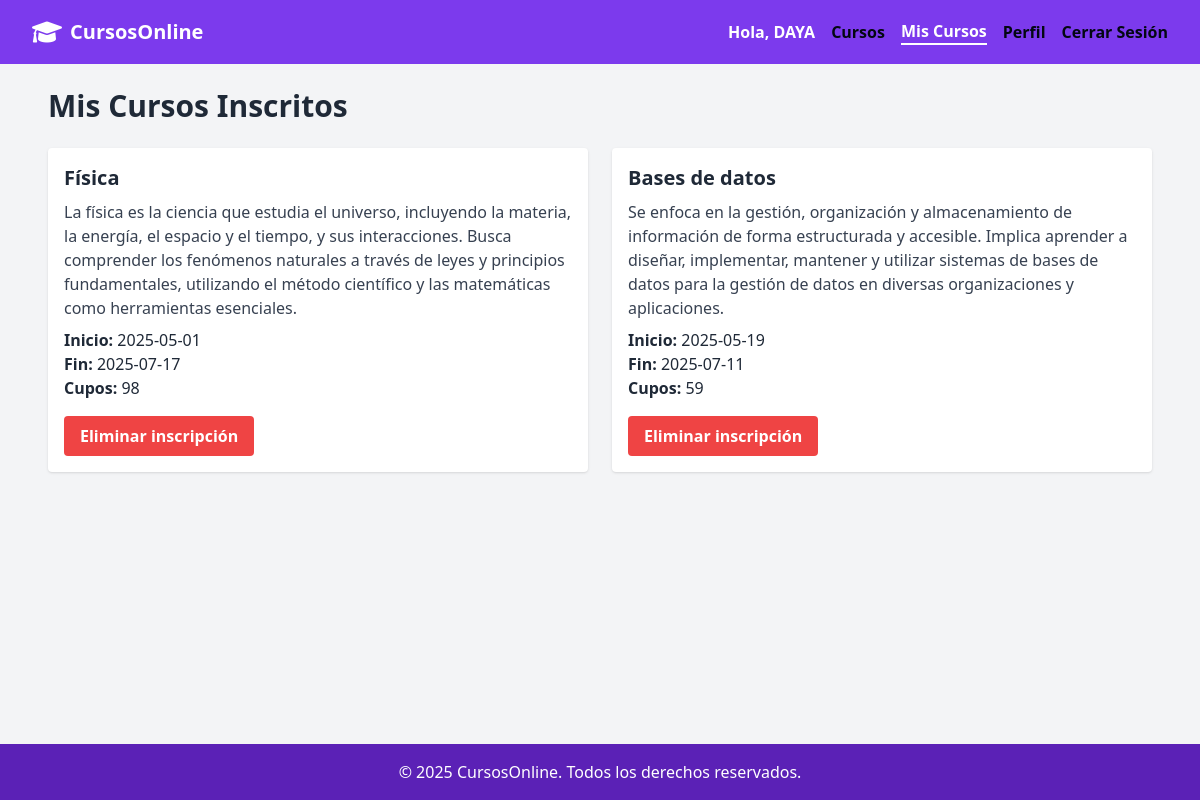
Page /miscursos.php (signed in) on the committed database.
### tables this page shows
CREATE TABLE `cursos` (
  `id_curso` int(11) NOT NULL,
  `nombre` varchar(100) NOT NULL,
  `descripcion` text DEFAULT NULL,
  `fecha_inicio` date NOT NULL,
  `fecha_fin` date NOT NULL,
  `cupos` int(11) NOT NULL
);

### miscursos.php (the view, shortened to what this page needs)
<?php
include 'includes/header.php';
include("config/conexion.php");
$usuario = $_SESSION['usuario'];
$sql_id = "SELECT id_usuario FROM usuarios WHERE usuario = ?";
$stmt_id = $conexion->prepare($sql_id);
$stmt_id->bind_param("s", $usuario);
$stmt_id->execute();
$result_id = $stmt_id->get_result();
$fila_id = $result_id->fetch_assoc();
$id_usuario = $fila_id['id_usuario'];
$sql = "SELECT c.id_curso, c.nombre, c.descripcion, c.fecha_inicio, c.fecha_fin, c.cupos
        FROM cursos c
        INNER JOIN inscripciones i ON c.id_curso = i.id_curso
        WHERE i.id_usuario = ?";
$stmt = $conexion->prepare($sql);
$stmt->bind_param("i", $id_usuario);
$stmt->execute();
$resultado = $stmt->get_result();
?>
<body class="bg-gray-100 min-h-screen flex flex-col">
    <main class="flex-grow">
        <div class="max-w-6xl mx-auto px-6 py-6">
            <h1 class="text-3xl font-bold mb-6">Mis Cursos Inscritos</h1>
            <?php if ($resultado->num_rows > 0): ?>
                <div class="grid grid-cols-1 md:grid-cols-2 gap-6">
                    <?php while ($curso = $resultado->fetch_assoc()): ?>
                        <div class="bg-white p-4 rounded shadow relative">
                            <h2 class="text-xl font-semibold mb-2"><?= htmlspecialchars($curso['nombre']) ?></h2>
                            <p class="text-gray-700 mb-2"><?= nl2br(htmlspecialchars($curso['descripcion'])) ?></p>
                            <p><strong>Inicio:</strong> <?= htmlspecialchars($curso['fecha_inicio']) ?></p>
                            <p><strong>Fin:</strong> <?= htmlspecialchars($curso['fecha_fin']) ?></p>
                            <p><strong>Cupos:</strong> <?= htmlspecialchars($curso['cupos']) ?></p>
                            <form action="acciones/eliminar_inscripcion.php" method="POST" class="mt-4">
                                <button type="submit"
                                    onclick="return confirm('¿Seguro que quieres eliminar esta inscripción?');"
                                    class="bg-red-500 hover:bg-red-600 text-white font-bold py-2 px-4 rounded">
                                    Eliminar inscripción
                                </button>
                            </form>
                        </div>
                    <?php endwhile; ?>
                </div>
            <?php else: ?>
                <p>No estás inscrito en ningún curso aún.</p>
            <?php endif; ?>
        </div>
    </main>
    <?php include 'includes/footer.php'; ?>
</body>
</html>

### rows in the picture
cursos: nombre "Física", descripcion "La física es la ciencia que estudia el universo, incluyendo la materia, la energía, el espacio y el tiempo, y sus interacciones. Busca comprender los fenómenos naturales a través de leyes y principios fundamentales, utilizando el método científico y las matemáticas como herramientas esenciales.", fecha_inicio "2025-05-01", fecha_fin "2025-07-17", cupos "98"
cursos: nombre "Bases de datos", descripcion "Se enfoca en la gestión, organización y almacenamiento de información de forma estructurada y accesible. Implica aprender a diseñar, implementar, mantener y utilizar sistemas de bases de datos para la gestión de datos en diversas organizaciones y aplicaciones.", fecha_inicio "2025-05-19", fecha_fin "2025-07-11", cupos "59"

### other values in the picture
$_SESSION['usuario'] "DAYA"
